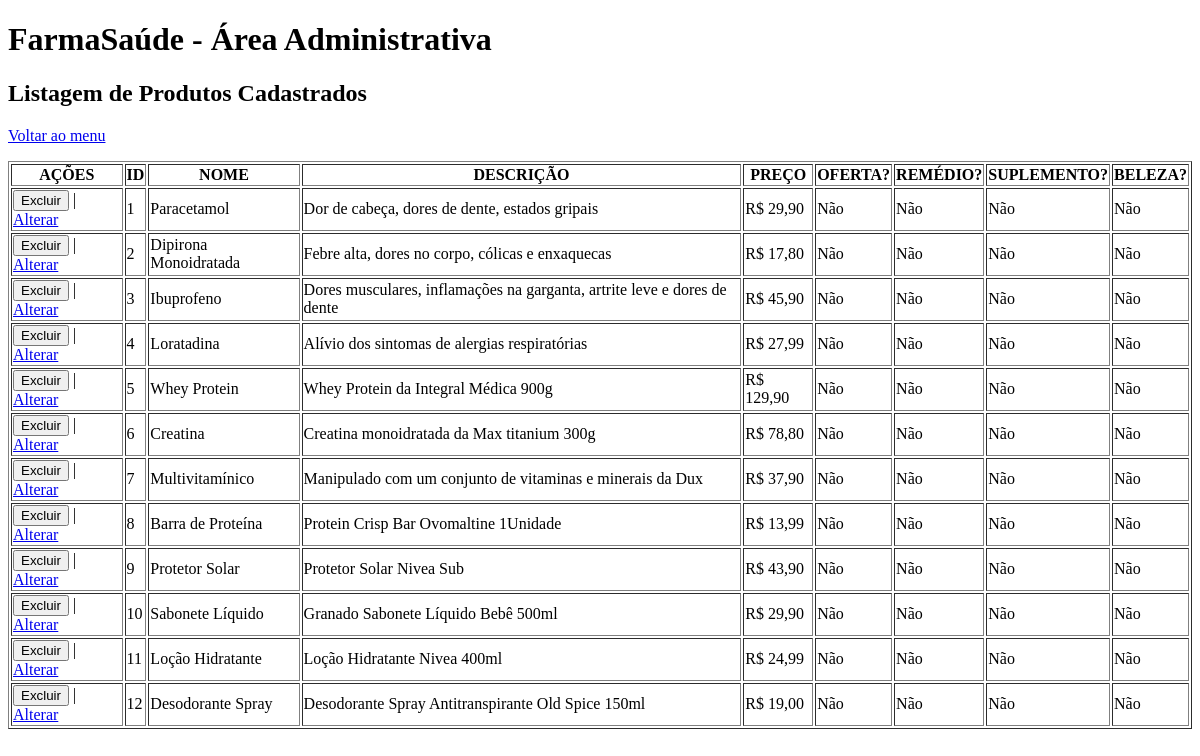
The app's page /admin/listar_produtos.php, older data.
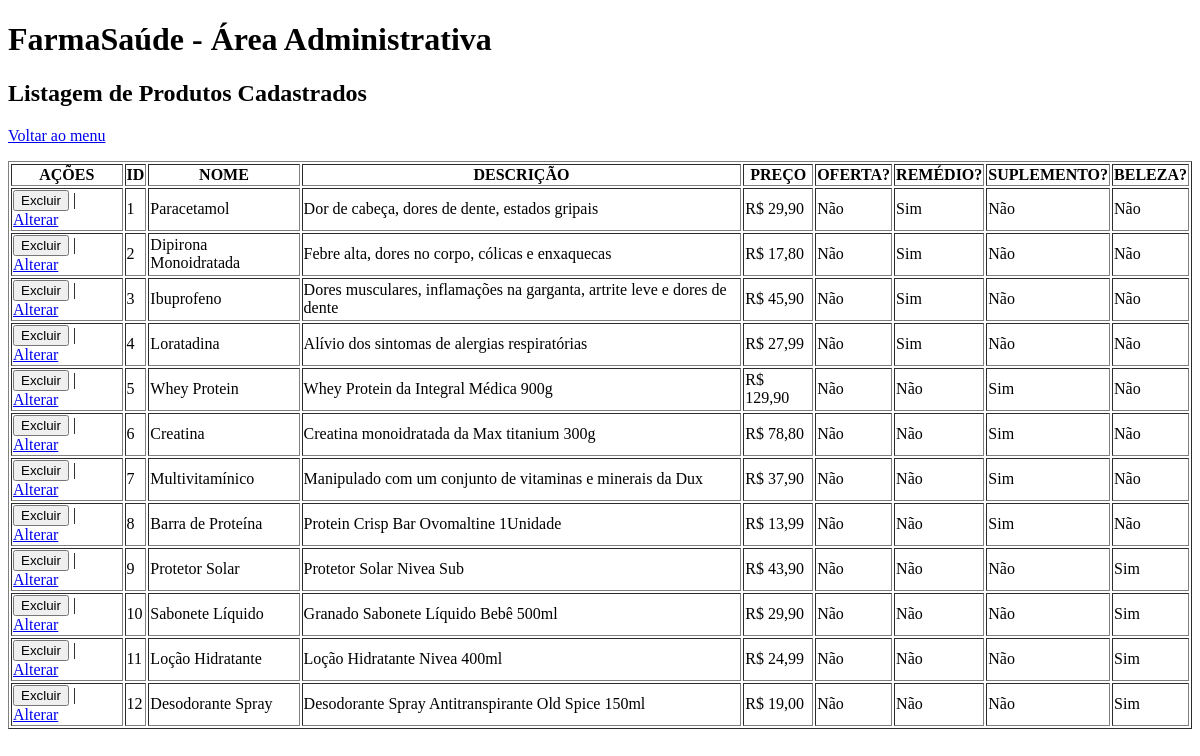
The same page, newer data.
### tables this page shows
CREATE TABLE produtos (
	id INT NOT NULL AUTO_INCREMENT,
    nome VARCHAR(50) NOT NULL,
    descricao VARCHAR(255),
    preco DECIMAL(7, 2) NOT NULL,
    oferta BOOLEAN DEFAULT FALSE,
    remedio BOOLEAN DEFAULT FALSE,
    suplemento BOOLEAN DEFAULT FALSE,
    beleza BOOLEAN DEFAULT FALSE,
    PRIMARY KEY (id)
);

### funcoes.php (called while the page is built, shortened)
<?php
    function formatar_preco($preco) {
        return "R$ " . number_format($preco, 2, ",", ".");
    }
    function paraTexto($texto) {
        return htmlspecialchars($texto, ENT_QUOTES, "UTF-8");
    }
?>

### admin/listar_produtos.php (the view, shortened to what this page needs)
<?php
    require("../conexao.php");
    require("../funcoes.php");
    $sql = "SELECT * FROM produtos ORDER BY id";
    $comando = $pdo->query($sql);
    $resultado = $comando->fetchAll();
?>
<!DOCTYPE html>
<html>
    <head>
    </head>
    <body>
        <h1>FarmaSaúde - Área Administrativa</h1>
        <h2>Listagem de Produtos Cadastrados</h2>
        <p><a href="index.php">Voltar ao menu</a></p>
        <table border="1">
            <tr>
                <th>AÇÕES</th>
                <th>ID</th><th>NOME</th><th>DESCRIÇÃO</th><th>PREÇO</th>
                <th>OFERTA?</th><th>REMÉDIO?</th><th>SUPLEMENTO?</th><th>BELEZA?</th>
            </tr>
            <?php foreach($resultado as $produto) { ?>
            <tr>
                <td>
                    <form action="excluir_produto.php" method="POST" style="display: inline;">
                        <button type="submit">Excluir</button>
                    </form>
                    |
                    <a href="form_alterar_produto.php?id=<?= $produto["id"] ?>">Alterar</a>
                </td>
                <td><?= $produto["id"] ?></td>
                <td><?= paraTexto($produto["nome"]) ?></td>
                <td><?= paraTexto($produto["descricao"]) ?></td>
                <td><?= formatar_preco($produto["preco"]) ?></td>
                <td><?= $produto["oferta"] == 1 ? "Sim" : "Não" ?></td>
                <td><?= $produto["remedio"] == 1 ? "Sim" : "Não" ?></td>
                <td><?= $produto["suplemento"] == 1 ? "Sim" : "Não" ?></td>
                <td><?= $produto["beleza"] == 1 ? "Sim" : "Não" ?></td>
            </tr>
            <?php } ?>
        </table>
    </body>
</html>

Row changes from the older to the newer data that the page shows:
changed produtos "Paracetamol": remedio "Não" → "Sim"
changed produtos "Dipirona Monoidratada": remedio "Não" → "Sim"
changed produtos "Ibuprofeno": remedio "Não" → "Sim"
changed produtos "Loratadina": remedio "Não" → "Sim"
changed produtos "Whey Protein": suplemento "Não" → "Sim"
changed produtos "Creatina": suplemento "Não" → "Sim"
changed produtos "Multivitamínico": suplemento "Não" → "Sim"
changed produtos "Barra de Proteína": suplemento "Não" → "Sim"
changed produtos "Protetor Solar": beleza "Não" → "Sim"
changed produtos "Sabonete Líquido": beleza "Não" → "Sim"
changed produtos "Loção Hidratante": beleza "Não" → "Sim"
changed produtos "Desodorante Spray": beleza "Não" → "Sim"
